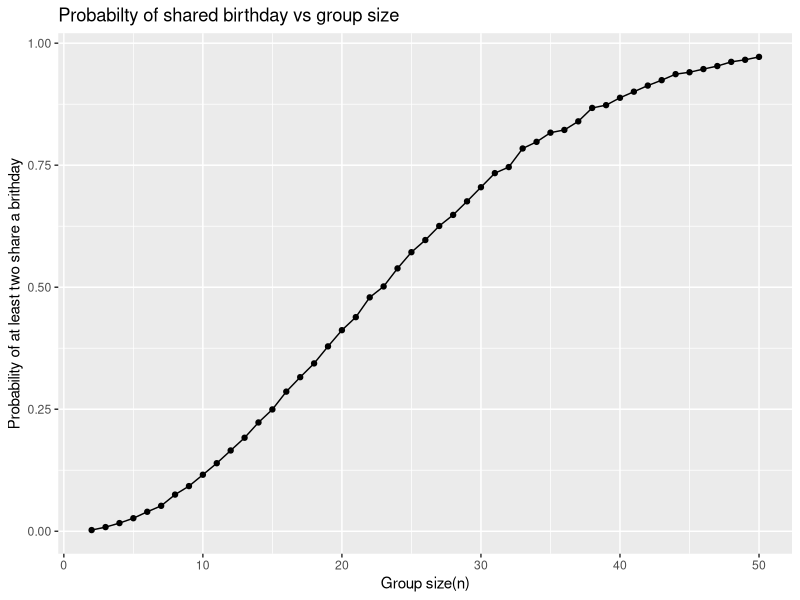

Reproduce this figure in R.
## ---- chunk 1
library(tidyverse)
library(purrr)
library(ggplot2)
set.seed(1)
## ---- chunk 2
birthday_sim = function(n_people){
  birthdays = sample(1:365, size = n_people, replace = TRUE) #draw n_people birthdays, each between 1 and 365
  any(duplicated(birthdays)) # return true if any birthday appears more than once
}
## ---- chunk 3
n_sims = 10000 # number of simulations
birthday_results = 
  tibble(n = 2:50) |>
  mutate(
    # for each n, do 10000 independent simulations
    sim_results = map(
      n, 
      ~ replicate(n_sims, birthday_sim(.x))
    )
  ) |>
  # turn the logical vectors into long format
  unnest_longer(sim_results, values_to = "shared_birthday") |>
  group_by(n) |>
  summarize(
    prob_shared = mean(shared_birthday), # "TRUE" = 1, "FALSE" = 0"
    .groups = "drop"
  )
head(birthday_results)
## ---- chunk 4
birthday_results |>
  ggplot(aes(x = n, y = prob_shared)) + 
  geom_line() + 
  geom_point() + 
  labs(
    x = "Group size(n)", 
    y = "Probability of at least two share a brithday", 
    title = "Probabilty of shared birthday vs group size"
  )
## ---- chunk 5

